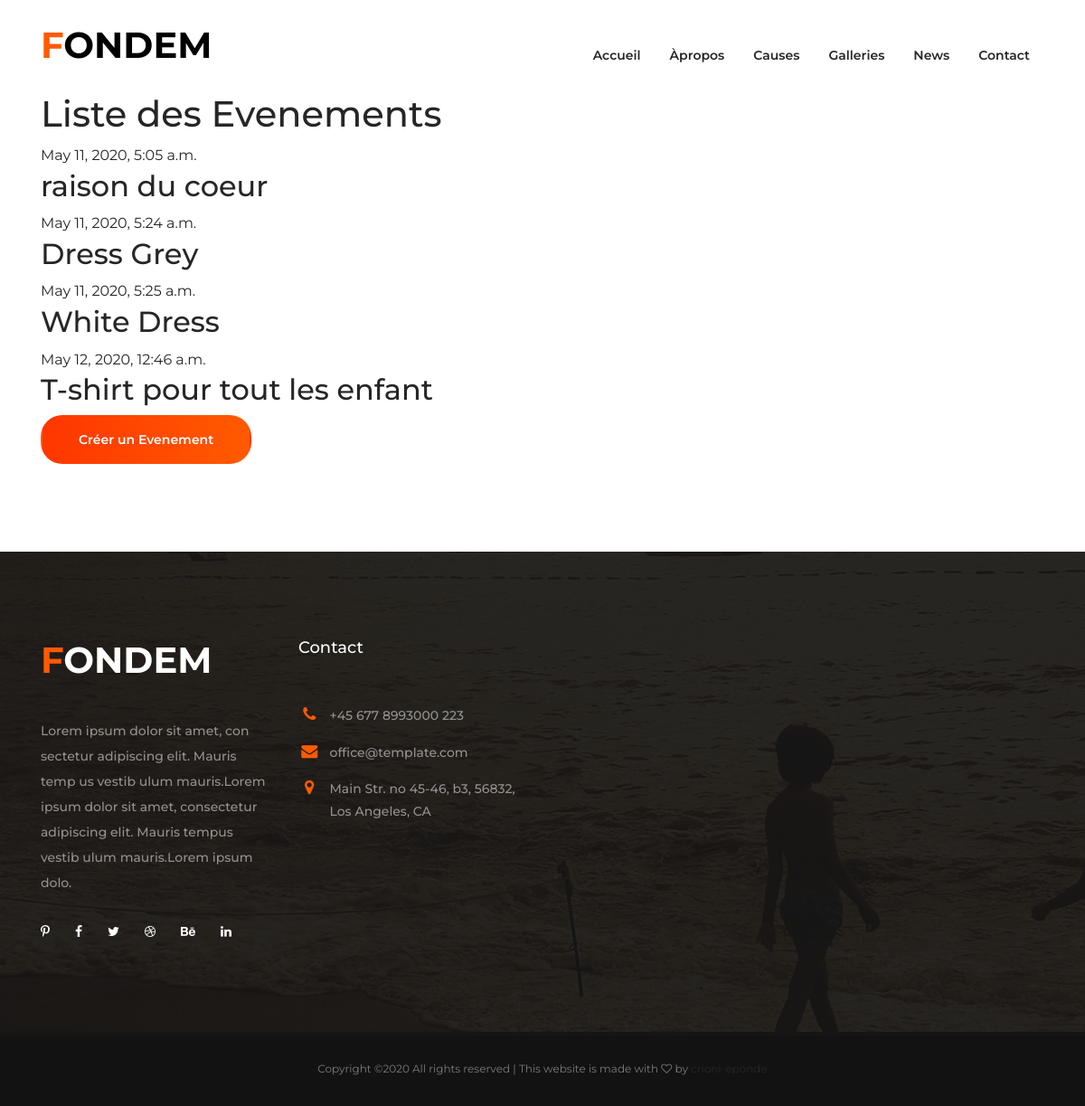
/dashboard/, run on the app's committed database.
### website/models.py (models this page shows, shortened)
class Event(models.Model):
    title = models.CharField(max_length=100)
    content = models.TextField()
    pub_date = models.DateTimeField(auto_now_add=True)
    slug = models.SlugField()
    def get_absolute_event_url(self):
        return reverse('dash:update', kwargs={
            'slug':self.slug
        })

### dashboard/views.py (the view)
# urls.py: path('', DashViewHome.as_view(), name='home'),
class DashViewHome(View):
     def get(self, request):
         events = Event.objects.all()
         context = {
             'events':events
         }
         return render(self.request, 'dashboard.html', context)

### dashboard/templates/dashboard.html (shortened to what this page needs)
{% extends "base.html" %}
{% load static %}
{% block content %}
   <div class="page-header">
        <div class="container">
            <div class="row">
                <div class="col-12">
                    <h1>Liste des Evenements</h1>
                    {% for event in events %}
                    <header class="entry-header d-flex flex-wrap justify-content-between align-items-center">
                            <div class="header-elements">
                                <div class="posted-date">{{ event.pub_date }}</div>
                                <h2 class="entry-title"><a href="{{ event.get_absolute_event_url }}">{{ event.title }}</a></h2>
                            </div>
                        </header>
                    {% endfor %}
                     <span>
                     <a href="{% url 'dash:create' %}">
                            <input class="btn gradient-bg" type="submit" value="Créer un Evenement">
                     </a>
                        </span>
                </div>
            </div>
        </div>
    </div>
    <div class="contact-page-wrap">
        <div class="container">
            <div class="row">
                <div class="col-12 col-lg-7">
                </div>
                <div class="col-12 col-lg-4">
                </div>
            </div>
        </div>
    </div>
{% endblock content %}

### templates/base.html (shortened to what this page needs)
<!DOCTYPE html>
<html lang="en">
{% include "head.html" %}
<body>
{% include "header.html" %}
    {% block content %}
    {% endblock content %}
{% include "footer.html" %}
</body>
</html>

### templates/head.html (shortened to what this page needs)
{% load static %}
<head>
    <link rel="stylesheet" href="{% static 'css/bootstrap.min.css' %}">
    <link rel="stylesheet" href="{% static 'css/font-awesome.min.css' %}">
    <link rel="stylesheet" href="{% static 'css/elegant-fonts.css' %}">
    <link rel="stylesheet" href="{% static 'css/themify-icons.css' %}">
    <link rel="stylesheet" href="{% static 'css/swiper.min.css' %}">
    <link rel="stylesheet" href="{% static 'css/style.css' %}">
</head>

### templates/header.html (shortened to what this page needs)
<header class="site-header">
    <div class="nav-bar">
        <div class="container">
            <div class="row">
                <div class="col-12 d-flex flex-wrap justify-content-between align-items-center">
                    <div class="site-branding d-flex align-items-center">
                       <a style="text-decoration: none;" class="d-block" href="{% url 'website:home' %}" rel="home">
                           <h1 class="d-block" style="color: #000; font-weight: bold; "><span style="color: #ff5a00;">F</span>ONDEM</h1>
                        </a>
                    </div>
                    <nav class="site-navigation d-flex justify-content-end align-items-center">
                        <ul class="d-flex flex-column flex-lg-row justify-content-lg-end align-content-center">
                            <li class="{% if request.path == '/'%}current-menu-item{% endif %}"><a href="{% url 'website:home' %}">Accueil</a></li>
                            <li class="{% if request.path == 'about/'%}current-menu-item{% endif %}"><a href="{% url 'website:about' %}">Àpropos</a></li>
                            <li ><a href="{% url 'website:causes' %}">Causes</a></li>
                            <li><a href="{% url 'website:gallery' %}">Galleries</a></li>
                            <li><a href="{% url 'website:news' %}">News</a></li>
                            <li class="{% if request.path == 'contact'%}current-menu-item{% endif %}"><a href="{% url 'website:contact' %}">Contact</a></li>
                        </ul>
                    </nav>
                </div>
            </div>
        </div>
    </div>
</header>

### templates/footer.html
<footer class="site-footer">
    <div class="footer-widgets">
        <div class="container">
            <div class="row">
                <div class="col-12 col-md-6 col-lg-3">
                    <div class="foot-about">
                        <h2>
                            <a class="foot-logo" href="#">
                                <h1 class="d-block" style="color: #fff; font-weight: bold;"><span style="color: #ff5a00;">F</span>ONDEM</h1>
                            </a>
                        </h2>
                        <p>Lorem ipsum dolor sit amet, con sectetur adipiscing elit. Mauris temp us vestib ulum mauris.Lorem ipsum dolor sit amet, consectetur adipiscing elit. Mauris tempus vestib ulum mauris.Lorem ipsum dolo.</p>
                        <ul class="d-flex flex-wrap align-items-center">
                            <li><a href="#"><i class="fa fa-pinterest-p"></i></a></li>
                            <li><a href="#"><i class="fa fa-facebook"></i></a></li>
                            <li><a href="#"><i class="fa fa-twitter"></i></a></li>
                            <li><a href="#"><i class="fa fa-dribbble"></i></a></li>
                            <li><a href="#"><i class="fa fa-behance"></i></a></li>
                            <li><a href="#"><i class="fa fa-linkedin"></i></a></li>
                        </ul>
                    </div>
                </div>
                <div class="col-12 col-md-6 col-lg-3 mt-5 mt-md-0">
                    <div class="foot-contact">
                        <h2>Contact</h2>
                        <ul>
                            <li><i class="fa fa-phone"></i><span>+45 677 8993000 223</span></li>
                            <li><i class="fa fa-envelope"></i><span>office@template.com</span></li>
                            <li><i class="fa fa-map-marker"></i><span>Main Str. no 45-46, b3, 56832, Los Angeles, CA</span></li>
                        </ul>
                    </div>
                </div>
            </div>
        </div>
    </div>
    <div class="footer-bar">
        <div class="container">
            <div class="row">
                <div class="col-12">
                    <p class="m-0">
Copyright &copy;<script>document.write(new Date().getFullYear());</script> All rights reserved | This website is made with <i class="fa fa-heart-o" aria-hidden="true"></i> by <a href="https://crioni.herokuapp.com" target="_blank">crioni-eponde</a>
</p>
                </div>
            </div>
        </div>
    </div>
</footer>

### templates/script.html (shortened to what this page needs)
{% load static %}

### static/css/style.css (style rules this page uses)
body { color: #262626; font-size: 16px; line-height: 1.8; font-family: 'Montserrat', sans-serif; }
a { color: #262626; }
.site-branding { width: calc(100% - 24px); padding: 20px 0; }
.site-branding a { margin-top: 6px; }
@media screen and (min-width: 992px) { .site-branding { width: auto; } }
.site-navigation ul { position: fixed; top: 0; left: -320px; z-index: 9999; width: 320px; max-width: calc(100% - 120px); height: 100%; padding: 30px 15px; margin: 0; background: #fff; list-style: none; overflow-x: scroll; transition: all 0.35s; }
.site-navigation ul li { margin: 0 16px; }
.site-navigation ul li a { display: block; padding: 16px 0; font-size: 14px; font-weight: 600; line-height: 1; color: #262626; text-decoration: none; transition: color .35s; }
@media screen and (min-width: 992px) { .site-navigation ul { position: relative; top: auto; left: auto; width: 100%; max-width: 100%; height: auto; padding: 0; overflow: auto; background: transparent; } }
@media screen and (min-width: 992px) { .site-navigation ul li a { padding: 49px 0 30px; } }
.btn { padding: 18px 40px; border: 2px solid #262626; border-radius: 24px; font-size: 14px; font-weight: 600; line-height: 1; color: #262626; outline: none; }
.btn.orange-border:hover, .btn.gradient-bg { border-color: transparent; background: -moz-linear-gradient(180deg, rgba(255,90,0,1) 0%, rgba(255,54,0,1) 100%); background: -webkit-gradient(linear, left top, right top, color-stop(0%, rgba(255,90,0,1)), color-stop(100%, rgba(1255,54,0,1))); background: -webkit-linear-gradient(180deg, rgba(255,90,0,1) 0%, rgba(255,54,0,1) 100%); background: -o-linear-gradient(180deg, rgba(255,90,0,1) 0%, rgba(255,54,0,1) 100%); background: -ms-linear-gradient(180deg, rgba(255,90,0,1) 0%, rgba(255,54,0,1) 100%); background: linear-gradient(270deg, rgba(255,90,0,1) 0%, rgba(255,54,0,1) 100%); filter: progid:DXImageTransform.Microsoft.gradient( startColorstr='#ff5a00', endColorstr='#ff3600',GradientType=1 ); color: #fff; }
.contact-page-wrap { padding: 0 0 96px; }
.footer-widgets { position: relative; padding: 96px 0 90px; font-weight: 500; color: #929191; background: url("images/foot-bg.jpg") no-repeat center; background-size: cover; z-index: 99; }
.footer-widgets::after { content: ''; position: absolute; top: 0; left: 0; z-index: -1; width: 100%; height: 101%; background: rgba(22,22,22,.92); }
.footer-widgets h2 { margin-bottom: 40px; font-size: 18px; color: #fff; }
.footer-widgets ul { padding: 12px 0 0; margin: 0; list-style: none; }
.footer-widgets ul li { margin-bottom: 8px; font-size: 14px; }
.footer-widgets ul li a { color: #a2a1a1; text-decoration: none; }
.foot-about p { font-size: 14px; line-height: 2; color: #929191; }
.foot-about ul li { margin-right: 28px; }
.foot-about ul li a { color: #fff; }
.foot-contact ul li { display: flex; align-items: baseline; margin-bottom: 15px; }
.foot-contact ul li .fa { width: 28px; margin-right: 10px; font-size: 18px; text-align: center; color: #ff5a00; }
.foot-contact ul li span { width: calc(100% - 3px); }
.footer-bar { padding: 30px 0; font-size: 12px; color: #7b7b7b; background: #131212; text-align: center; }

### data on the page
Event: pub_date "May 11, 2020, 5:05 a.m.", title "raison du coeur"
Event: pub_date "May 11, 2020, 5:24 a.m.", title "Dress Grey"
Event: pub_date "May 11, 2020, 5:25 a.m.", title "White Dress"
Event: pub_date "May 12, 2020, 12:46 a.m.", title "T-shirt pour tout les enfant"
